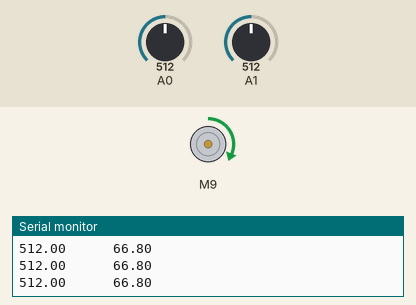
Recording of a sketch running on a simulated Arduino Uno, built with avr-gcc and run on an emulated ATmega328P. Shown: DC motor (green arrow = forward, orange = backward, longer = faster), the last lines printed to the serial monitor. The test bench sets the inputs (shaded band); at power-on: A0 = 512, A1 = 512.

Above: at 1.2 s.
1.3 s: A0 set to 284
At 1.9 s:
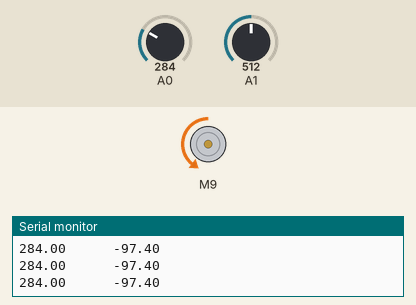
2.8 s: A0 set to 257
At 4.0 s:
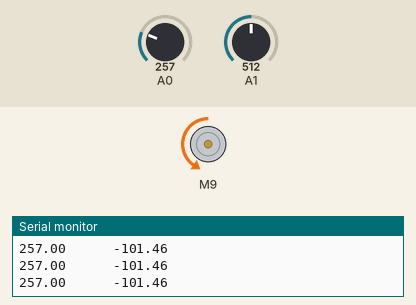
4.3 s: A0 set to 900
At 4.8 s:
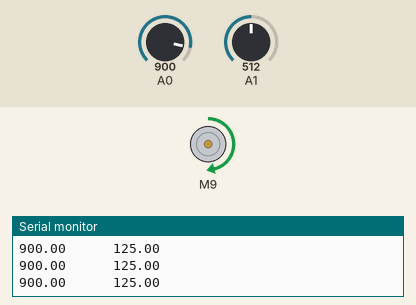
7.4 s: A0 set to 981
At 8.3 s:
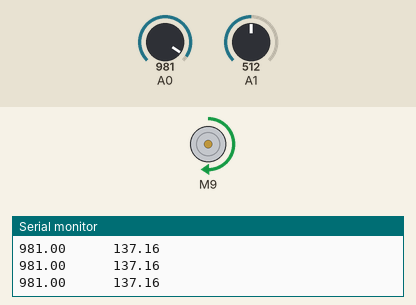
8.9 s: A0 set to 1012
At 10.2 s:
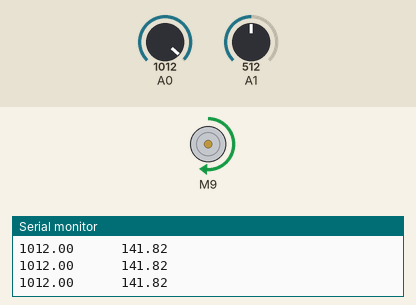
13.0 s: A0 set to 306
At 13.9 s:
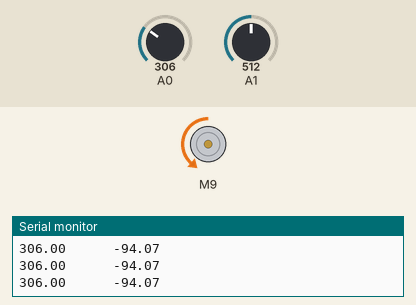
Timing chart, 0 to 15.5 s (numbered marks = the images above; inputs shaded):
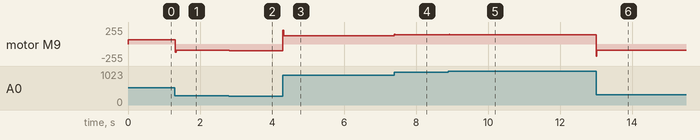

The sketch:

motorSlider.ino
```cpp
#include <SparkFun_TB6612.h>

/*
   Pins on the side are linear pots
   Wire pin 1 (ground), pin 2 (analog), pin 3 (5V). There are two sets: top and bottom
   They are separately wired, so you got to do all three pins from one set to get it to work
   They report almost identical data (<1% different). Range is 0 (near motor) to 1023 (far)

   Pin T is a cap sensor. Not yet checked. Try it with MPR121

   Motor pins TODO. Need a motor driver (easydriver is stepper only)
*/


// Pins for all inputs, keep in mind the PWM defines must be on PWM pins
// the default pins listed are the ones used on the Redbot (ROB-12097) with
// the exception of STBY which the Redbot controls with a physical switch
#define AIN1 9
#define BIN1 11
#define AIN2 4
#define BIN2 7
#define PWMA 3
#define PWMB 5
#define STBY 10
double Kp = 0.3;
double Ki = 0.0001;
double Kd = 0.001;
double error;
double error_previous;
double current_pos;

double P,I,D;
double Time = 0.004;
double PID;
  unsigned long prev_time = 0;

// these constants are used to allow you to make your motor configuration
// line up with function names like forward.  Value can be 1 or -1
const int offsetA = 1;
const int offsetB = 1;

Motor motor1 = Motor(AIN1, AIN2, PWMA, offsetA, STBY);
Motor motor2 = Motor(BIN1, BIN2, PWMB, offsetB, STBY);

// the setup routine runs once when you press reset:
void setup() {
  // initialize serial communication at 9600 bits per second:
  Serial.begin(9600);
  pinMode(A0, INPUT);
  pinMode(A1, INPUT);
}

// the loop routine runs over and over again forever:
void loop() {

  // read the input on analog pin 0:
  double sensorValue1 = analogRead(A0);
  double sensorValue2 = analogRead(A1);
  // print out the value you read:
  //Serial.print  (sensorValue1);
  //Serial.print  ("  ");
  //Serial.println (sensorValue2);
  //delay(10);        // delay in between reads for stability
go(motor1,500,1000);

//
//    int d = sensorValue1 - sensorValue2;
//
//    if (abs(d) > 10)
//     go2(motor2,sensorValue1,10);


}

void go(Motor M, double destination,unsigned long duration) {

      unsigned long start = millis();
      while(millis()-start<duration){
        double sensorValue1 = analogRead(A0);
        error = destination - sensorValue1;

        P = error * Kp;
        I = I + Ki*error*Time;
        D = Kd*(error-error_previous)/Time;
        PID=P+I+D;
        PID = -(PID/abs(PID)) * (abs(PID)/2+65);
         if( abs(error) <10)
          PID = 0;

        M.drive(PID,2);

        Serial.print(sensorValue1);Serial.print("      "); Serial.println(PID);
        error_previous = error;

      }

  }
```

Measured:
- after the input at 1.3 s, motor M9: forward 66/255 → backward 97/255 at once
- after the input at 2.8 s, motor M9: backward 97/255 → backward 101/255 at once
- after the input at 4.3 s, motor M9: backward 101/255 → forward 124/255 at once, → forward 125/255 1.6 s later
- after the input at 7.4 s, motor M9: forward 125/255 → forward 137/255 at once
- after the input at 8.9 s, motor M9: forward 137/255 → forward 141/255 at once
- after the input at 13.0 s, motor M9: forward 141/255 → backward 94/255 at once
